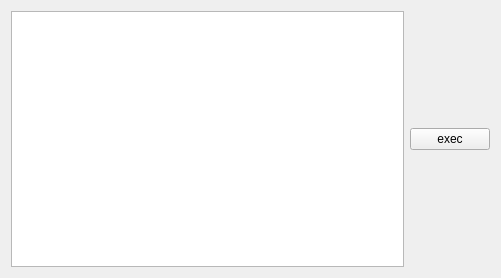
<?xml version="1.0" encoding="UTF-8"?>
<ui version="4.0">
 <class>ActionRunStepsWidget</class>
 <widget class="QWidget" name="ActionRunStepsWidget">
  <property name="geometry">
   <rect>
    <x>0</x>
    <y>0</y>
    <width>501</width>
    <height>278</height>
   </rect>
  </property>
  <property name="windowTitle">
   <string>Run</string>
  </property>
  <layout class="QHBoxLayout" name="horizontalLayout">
   <item>
    <widget class="QListView" name="view"/>
   </item>
   <item>
    <widget class="QPushButton" name="exec">
     <property name="text">
      <string>exec</string>
     </property>
    </widget>
   </item>
  </layout>
 </widget>
 <resources/>
 <connections/>
</ui>
